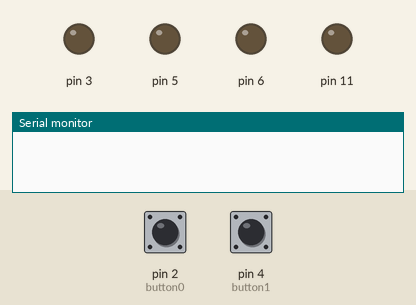
This sketch was run on a simulated Arduino Uno, built with avr-gcc and run on an emulated ATmega328P. On the bench: output pins drawn as LEDs (lit = HIGH), the last lines printed to the serial monitor. The inputs (shaded band) are chosen by the test bench; at power-on: pin 2 (button0) LOW, pin 4 (button1) LOW.

Above: at 1.2 s.
1.3 s: pin 2 (button0) pulled HIGH for 0.15 s
At 1.8 s:
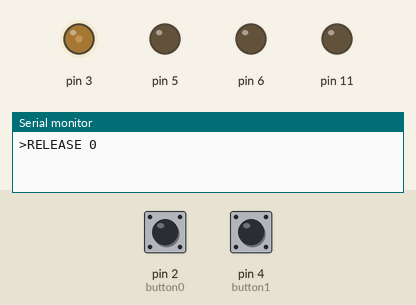
2.9 s: pin 2 (button0) pulled HIGH for 1 s
At 4.3 s:
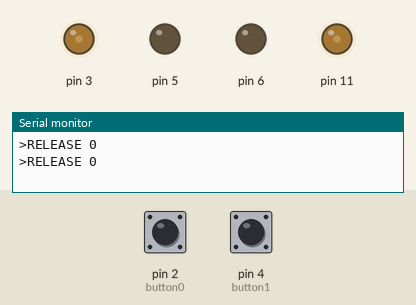
5.4 s: pin 2 (button0) pulled HIGH for 0.15 s
At 6.1 s:
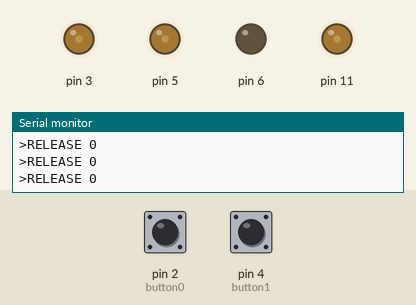
7.1 s: pin 2 (button0) pulled HIGH for 3.2 s
At 11.5 s:
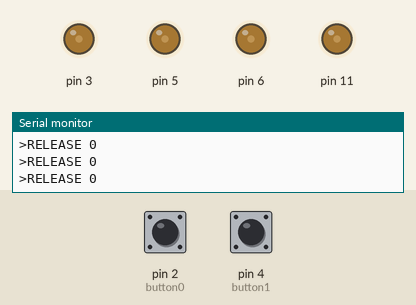
11.8 s: pin 2 (button0) pulled HIGH for 0.15 s
At 13.2 s:
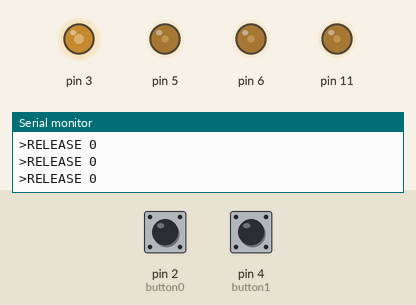
13.5 s: pin 2 (button0) pulled HIGH for 1 s
At 15.9 s:
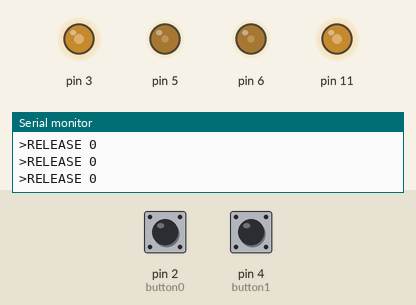
Timing chart, 0 to 17.0 s (numbered marks = the images above; inputs shaded):
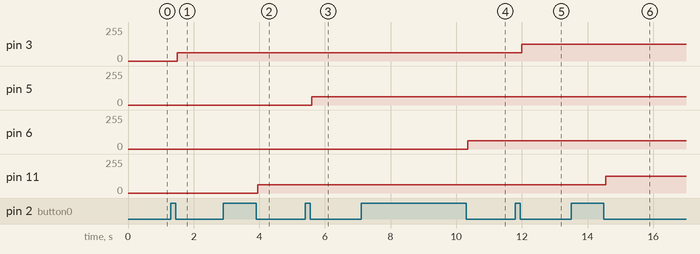

Measured:
- after the input at 1.3 s, pin 3: 0/255 → 63/255 after 0.20 s
- after the input at 2.9 s, pin 11: 0/255 → 63/255 after 1.1 s
- after the input at 5.4 s, pin 5: 0/255 → 63/255 after 0.20 s
- after the input at 7.1 s, pin 6: 0/255 → 63/255 after 3.3 s
- after the input at 11.8 s, pin 3: 63/255 → 127/255 after 0.20 s
- after the input at 13.5 s, pin 11: 63/255 → 127/255 after 1.1 s

The sketch:

04_leds_display_library.ino
```cpp
/**
 * Hello world for a minimal tracker
 * 4 leds for 4 bars > 16 steps
**/
#define NB_LEDS 4 // we have 4 leds

#include <FourLeds.h>
#include <Button.h>

int count = 0;
Button button0(2);
Button button1(4);
FourLeds fourleds(3,11,5,6);

void setup() {
  Serial.begin(115200);
  button0.onRelease(&release0);
  button1.onRelease(&release1);

  fourleds.setValue(0);
}
void release0(){
  Serial.println(">RELEASE 0");
  plusOne();
}
void release1(){
  Serial.println(">RELEASE 1");
  minusOne();
}

void minusOne(){
  count--;
  if(count<0){
    count = 16;
  }
  fourleds.setValue(count);
}
void plusOne(){
  count++;
  if(count>16){
    count = 0;
  }
  fourleds.setValue(count);
}

void update(){
  button0.update();
  button1.update();
}
void loop() {
  update();
}
```
